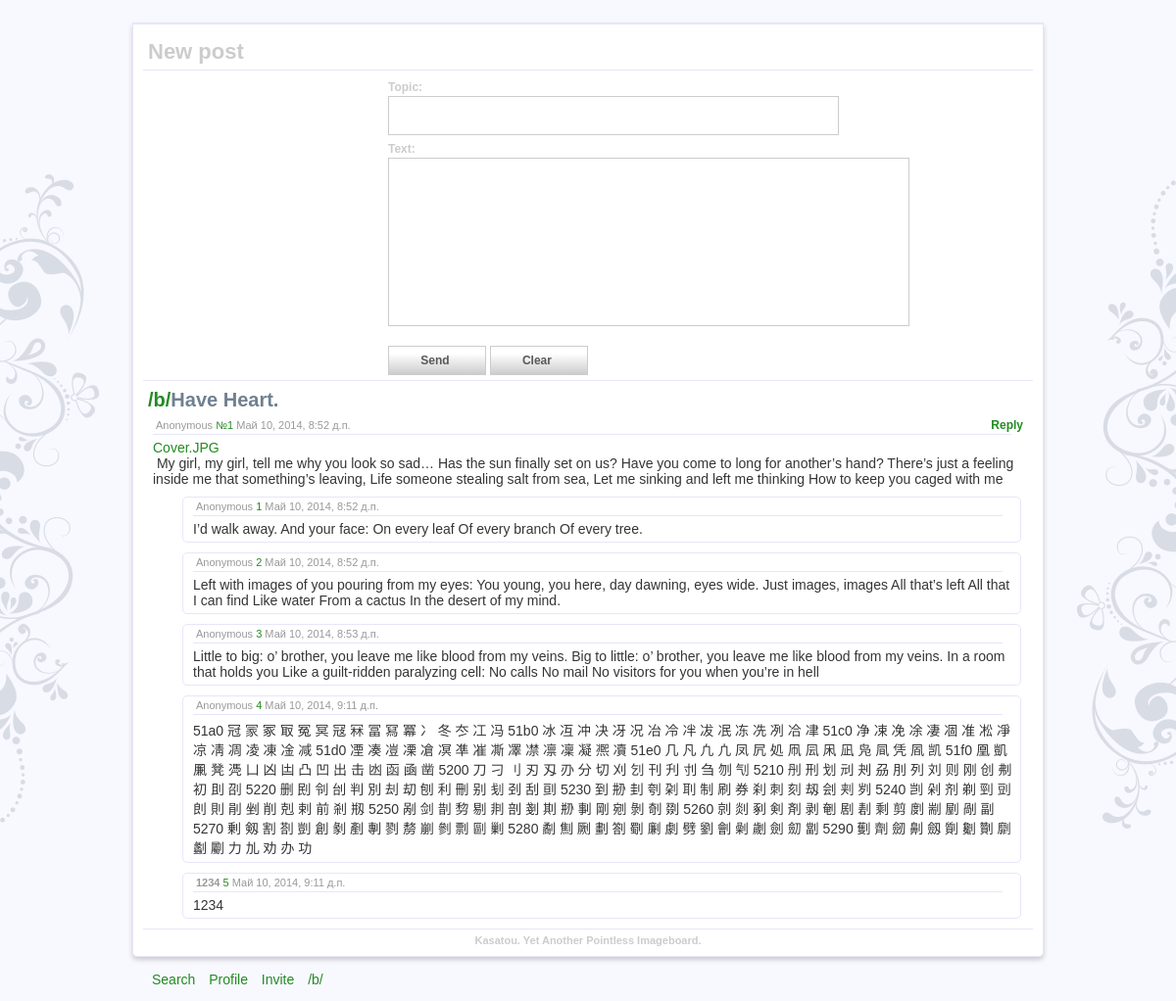
/b/thread/1/, run on the app's committed database.
### Layers/models.py (models this page shows, shortened)
class Thread(models.Model):
    post_count = models.IntegerField(default=0)
    topic = models.CharField(max_length=40)
    update_time = models.DateTimeField('%Y-%m-%d %H:%M:%S', auto_now_add=True)
    topic = models.CharField(max_length=40, blank=False)
    text = models.TextField(max_length=3000, blank=True)
    date = models.DateTimeField('%Y-%m-%d %H:%M:%S', auto_now_add=True)
    image1 = models.ImageField(upload_to='.', blank=False)
    image2 = models.ImageField(upload_to='.', blank=True)
    archive = models.FileField(upload_to='documents', blank=True)
    board_id = models.ForeignKey(Board)
    def __str__(self):
        return '%s' % (self.topic)

class Board(models.Model):
    board_name = models.CharField(max_length=3)
    thread_max_post = models.IntegerField(default=500)
    def __str__(self):
        return '/%s/' % (self.board_name)

class Post(models.Model):
    topic = models.CharField(max_length=40, blank=True)
    text = models.TextField(max_length=5000, blank=True)
    date = models.DateTimeField('%Y-%m-%d %H:%M:%S', auto_now_add=True)
    image1 = models.ImageField(upload_to='.', blank=True)
    image2 = models.ImageField(upload_to='.', blank=True)
    image3 = models.ImageField(upload_to='.', blank=True)
    archive = models.FileField(upload_to='documents', blank=True)
    thread_id = models.ForeignKey(Thread)
    board_id = models.ForeignKey('board')
    objects = SearchManager()

### Layers/views.py (the view)
# urls.py: url(r'^(?P<board_name>[a-z]{1,3})/thread/(?P<pk>[0-9]+)/$',views.ThreadView.as_view(),name='thread_view'),
class ThreadView(DetailView, BaseBoardClass):
    model = Thread
    template_name = 'thread.html'
    context_object_name = 'thread'
    def get_context_data(self, **kwargs):
        context = super(ThreadView,self).get_context_data(**kwargs)
        context['post_form'] = PostForm()
        context['posts'] = Post.objects.filter(thread_id=context['object'])
        return context

### Layers/models.py
class PostForm(forms.ModelForm):
    def __init__(self, *args, **kwargs):
        super(PostForm, self).__init__(*args, **kwargs)
        self.fields['topic'].label = 'Topic'
        self.fields['image1'].label = 'Pic'
        self.fields['image2'].label = 'Pic'
        self.fields['image3'].label = 'Pic'
        self.fields['archive'].label = 'Archive'
    class Meta:
        model = Post
        fields = ['topic', 'text', 'image1', 'image2', 'image3', 'archive']

### Layers/views.py (called while the page is built)
    def dispatch(self, *args, **kwargs):
        if 'board_name' in kwargs.keys():
            self.board = get_object_or_404(Board.objects, board_name=kwargs['board_name'])
        else:
            self.board = None
        return super(BaseBoardClass, self).dispatch(*args, **kwargs)

    def get_context_data(self,**kwargs):
        context = super(BaseBoardClass,self).get_context_data(**kwargs)
        context['board'] = self.board
        context['boards'] = Board.objects.all
        return context

### templates/thread.html (shortened to what this page needs)
<!DOCTYPE html>
<html>
  {% load i18n %}
  {% autoescape off %}
  <head>
    <link rel="stylesheet" type="text/css" href="{{STATIC_URL}}main.css">
    <link rel="stylesheet" type="text/css" href="{{STATIC_URL}}light.css">
  </head>
  <body>
    <div id="main">
      <div class="threadbar">
      </div>
      <div id="content">
        <div class="title">New post</div>
        <div id="mainform">
          <form>
            <div class="formrow"><div class="mformfield">Topic:</div> <input class="edit" type="text" size="53" maxlength="53"/></div>
            <div class="formrow"><div class="mformfield">Text: </div><textarea rows="10" cols="60" name="text"></textarea> </div>
            <div class="formrow">
              <input class="button" type="submit" value="Send" />
              <input class="button" type="reset" value="Clear"/>
            </div>
          </form>
        </div>
        <div class="thread">
          <div class="title btitle"><a href="{{thread.board_id}}">{{thread.board_id}}</a>{{thread.topic}}</div>
          <div class="details tdetails">
            Anonymous <a href="{{thread.board_id}}thread/{{thread.id}}">№{{thread.id}}</a> {{thread.date}}
          </div>
          <div class="reply"><a href="{{thread.board_id}}thread/{{thread.id}}">Reply</a></div>
          <div class="message">
            <div>
              <a href="/media/{{thread.image1.name}}">{{thread.image1.name|slice:"2:"|truncatechars:20}}</a>
            </div>
            {{thread.text}}
          </div>
          {% for post in posts %}
          <div class="post">
            <div class="details pdetails">
              {% if post.topic %}
              <b>{{post.topic}}</b>
              {% else %}
              Anonymous
              {% endif %}
<a href="{{post.board_id}}thread/{{post.thread_id.id}}">{{post.id}}</a> {{post.date}}
            </div>
            <div class="message">
              {{post.text}}
            </div>
          </div>
          {% endfor %}
        </div>
        <div align="center" id="copyright"> Kasatou. Yet Another Pointless Imageboard. </div>
      </div>
      <div id="links"><span class="linkbot"><a href="/search/">Search</a></span>  <span class="linkbot"><a href="#">Profile</a></span>  <span class="linkbot"><a href="#">Invite</a></span> <span class="linkbot"><a href="#">/b/</a></span></div>
  </body>
</html>
{% endautoescape %}

### Layers/static/main.css (style rules this page uses)
html { height: 100%; }
body { margin: 0; padding: 0; font-size: 14px; font-family: Verdana, Geneva, Arial, sans-serif; }
a { text-decoration: none; }
textarea { resize: none; padding: 5px; margin-top: 2px; margin-bottom: 2px; font-size: 14px; }
.edit { padding: 5px; height: 28px; margin-top: 2px; margin-bottom: 2px; font-size: 14px; }
.button { display: inline-block; width: 100px; height: 30px; padding: 5px 10px 5px 6px; font-size: 12px; text-align: center; text-decoration: none; font-weight: bold; line-height: 1; position: relative; cursor: pointer; margin-top: 10px; }
#mainform { margin: 10px 0 0 250px; vertical-align: top; }
.mformfield { font-weight: bold; font-size: 12px; }
.formrow { margin-bottom: 5px; }
#main { width: 930px; margin: 0 auto; }
#content { padding: 10px; border-radius: 0px 0px 5px 5px; position: relative; webkit-border-radius: 0px 0px 5px 5px; //(Google Chrome) -moz-border-radius: 0px 0px 5px 5px; // (FireFox) -khtml-border-radius: 0px 0px 5px 5px; //(Safari) }
#copyright { padding-top: 5px; font-size: 11px; font-weight: bold; }
#links { height: 20px; padding: 15px 10px 10px 20px; }
.linkbot { margin-right: 10px; }
.thread { padding-top:3px; }
.message { padding: 5px 5px 5px 10px; }
.details { padding: 3px; margin: 0 10px 0 10px; font-size: 11px; position: relative; display: inline-block; }
.pdetails { width: 820px; }
.tdetails { width: 870px; }
.post { width: 94%; margin: 5px 3px 10px 40px; border-radius: 5px 5px 5px 5px; webkit-border-radius: 5px 5px 5px 5px; //(Google Chrome) -moz-border-radius: 5px 5px 5px 5px; // (FireFox) -khtml-border-radius: 5px 5px 5px 5px; //(Safari) }
.title { padding: 5px; font-size: 22px; font-weight: bold; margin-bottom: 5px; }
.btitle { border-bottom: none; font-size: 20px; margin: 0px; }
.reply { position: absolute; right: 20px; padding-top: 2px; font-weight: bold; font-size: 12px; display: inline-block; }
.threadbar { display: inline-block; padding: 10px 0px 10px 20px; }
.imggrad:hover, { background: linear-gradient(to top, #595959 0%, rgba(255, 255, 255, 0) 35%); }

### Layers/static/light.css (style rules this page uses)
body { background: url('back.png') #F8F8FF; background-repeat: no-repeat; background-position: center center; color: #353535; }
textarea, .edit, .dropdown select { background: #ffffff; }
#content, input[type="number"], #loginform, .post, .indexbox { border: 1px solid #E6E6FA; }
#lftitle, .indextitle, .title, .details, .thread, .search-title { border-bottom: 1px solid #E6E6FA; }
.thread { border-top: 1px solid #E6E6FA; }
textarea, .edit, .button, .dropdown select { border: 1px solid #cccccc; }
.mformfield, #lftitle, #lfcontent, #copyright, .title, .indextitle, .search-title { color: #cccccc; }
a, a:hover, .inthread a:hover { color: #228B22; }
a { text-decoration: none; }
textarea { color: #555555; }
.button, .file-button { background: #ffffff; background: linear-gradient(to top, #cccccc 0%, #ffffff 75%); color: #595959; }
#content { background: #ffffff; border-top: 2px solid #E6E6FA; box-shadow: 0px 3px 5px #cccccc; }
.details { color: #999999; }
.btitle { color: #708090; border-bottom: none; }

### data on the page
Thread: board_id "/b/", topic "Have Heart.", id "1", date "Май 10, 2014, 8:52 д.п.", image1.name "Cover.JPG", text "My girl, my girl, tell me why you look so sad… Has the sun finally set on us? Have you come to long for another’s hand? There’s just a feeling inside me that something’s leaving, Life someone stealing salt from sea, Let me sinking and left me thinking How to keep you caged with me"
Post: topic "Anonymous", id "1", date "Май 10, 2014, 8:52 д.п.", text "I’d walk away. And your face: On every leaf Of every branch Of every tree."
Post: topic "Anonymous", id "2", date "Май 10, 2014, 8:52 д.п.", text "Left with images of you pouring from my eyes: You young, you here, day dawning, eyes wide. Just images, images All that’s left All that I can find Like water From a cactus In the desert of my mind."
Post: topic "Anonymous", id "3", date "Май 10, 2014, 8:53 д.п.", text "Little to big: o’ brother, you leave me like blood from my veins. Big to little: o’ brother, you leave me like blood from my veins. In a room that holds you Like a guilt-ridden paralyzing cell: No calls No mail No visitors for you when you’re in hell"
Post: topic "Anonymous", id "4", date "Май 10, 2014, 9:11 д.п.", text "51a0 冠 冡 冢 冣 冤 冥 冦 冧 冨 冩 冪 冫 冬 冭 冮 冯 51b0 冰 冱 冲 决 冴 况 冶 冷 冸 冹 冺 冻 冼 冽 冾 冿 51c0 净 凁 凂 凃 凄 凅 准 凇 凈 凉 凊 凋 凌 凍 凎 减 51d0 凐 凑 凒 凓 凔 凕 凖 凗 凘 凙 凚 凛 凜 凝 凞 凟 51e0 几 凡 凢 凣 凤 凥 処 凧 凨 凩 凪 凫 凬 凭 凮 凯 51f0 凰 凱 凲 凳 凴 凵 凶 凷 凸 凹 出 击 凼 函 凾 凿 5200 刀 刁 刂 刃 刄 刅 分 切 刈 刉 刊 刋 刌 刍 刎 刏 5210 刐 刑 划 刓 刔 刕 刖 列 刘 则 刚 创 刜 初 刞 刟 5220 删 刡 刢 刣 判 別 刦 刧 刨 利 刪 别 刬 刭 刮 刯 5230 到 刱 刲 刳 刴 刵 制 刷 券 刹 刺 刻 刼 刽 刾 刿 5240 剀 剁 剂 剃 剄 剅 剆 則 剈 剉 削 剋 剌 前 剎 剏 5250 剐 剑 剒 剓 剔 剕 剖 剗 剘 剙 剚 剛 剜 剝 剞 剟 5260 剠 剡 剢 剣 剤 剥 剦 剧 剨 剩 剪 剫 剬 剭 剮 副 5270 剰 剱 割 剳 剴 創 剶 剷 剸 剹 剺 剻 剼 剽 剾 剿 5280 劀 劁 劂 劃 劄 劅 劆 劇 劈 劉 劊 劋 劌 劍 劎 劏 5290 劐 劑 劒 劓 劔 劕 劖 劗 劘 劙 劚 力 劜 劝 办 功"
Post: topic "1234", id "5", date "Май 10, 2014, 9:11 д.п.", text "1234"
